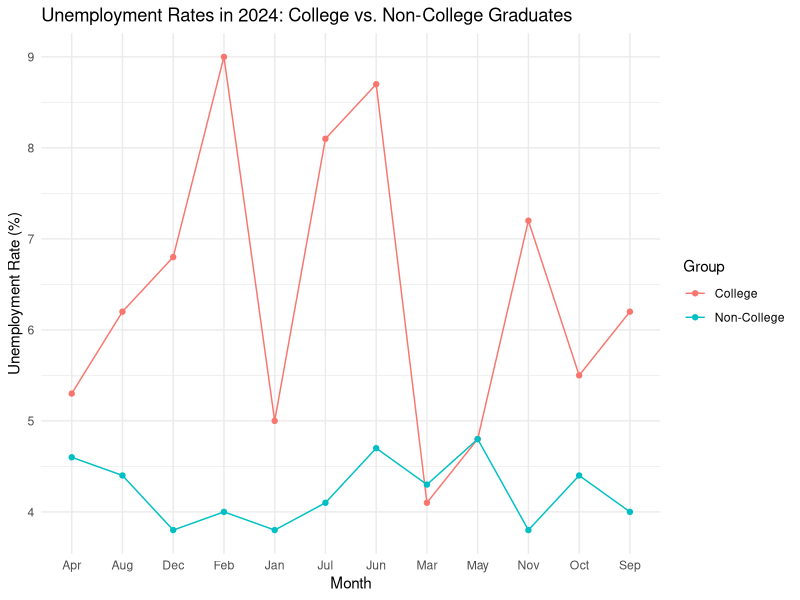
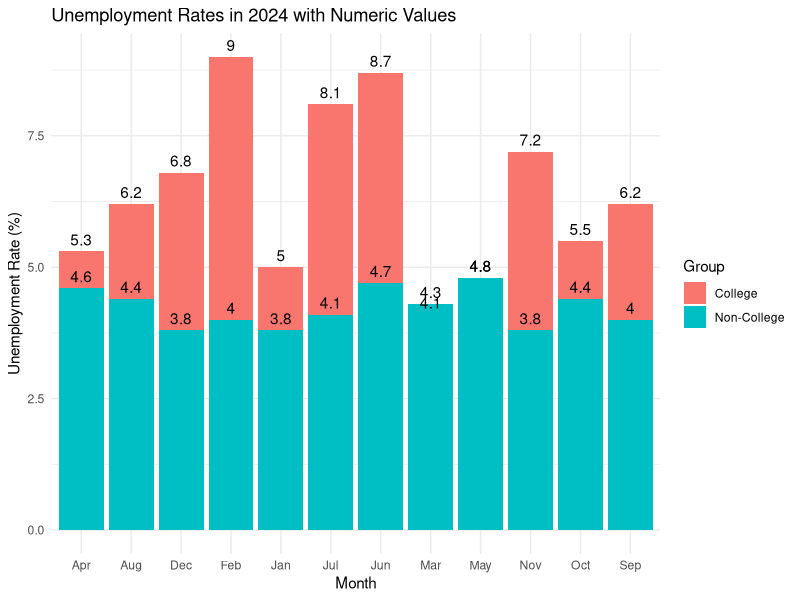

These figures' R source, in order:
## ---- chunk 1
# Loading and Renaming data sets
library(tidyverse)
college<-read.csv("college.1.csv")
non.college <- read.csv("highschool.csv")

colnames(college) <- c("Month", "UR_College")
colnames(non.college) <- c("Month", "UR_NonCollege")

# Changing the months column to display month names
college$Month <- month.name[as.numeric(substr(college$Month, 6,7))]
non.college$Month <- month.name[as.numeric(substr(non.college$Month, 6,7))]

# Merging data
unemployment.data <- merge(college, non.college, by="Month")
unemployment.data$Month <- c("Jan", "Feb", "Mar", "Apr", "May", "Jun", "Jul", "Aug",
                             "Sep", "Oct", "Nov", "Dec")


# Line Plot of Unemployment

ggplot(unemployment.data, aes(x=Month)) +
  geom_line(aes(y=UR_College, color="College", group=1)) +
  geom_line(aes(y=UR_NonCollege, color = "Non-College", group=1)) + 
  geom_point(aes(y=UR_College, color="College")) +
  geom_point(aes(y=UR_NonCollege, color = "Non-College")) + 
  labs(
    title = "Unemployment Rates in 2024: College vs. Non-College Graduates", 
    x = "Month",
    y = "Unemployment Rate (%)", 
    color = "Group") + 
  theme_minimal()

# Bar Graph
ggplot(unemployment.data, aes(x=Month)) + 
  geom_col(aes(y=UR_College, fill = "College"), position = "dodge") + 
  geom_col(aes(y=UR_NonCollege, fill = "Non-College"), position = "dodge") + 
  geom_text(aes(y=UR_College, label = UR_College), vjust = -0.5, color="black") + 
  geom_text(aes(y=UR_NonCollege, label = UR_NonCollege), vjust = -0.5, color="black") + 
  labs(
    title = "Unemployment Rates in 2024 with Numeric Values", 
    x = "Month",
    y = "Unemployment Rate (%)", 
    fill = "Group") + 
  theme_minimal()

